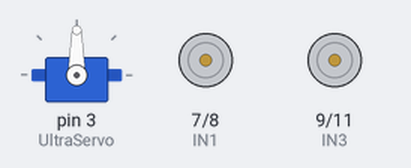
Simulated run of this sketch. Board: Arduino Uno, built with avr-gcc and run on an emulated ATmega328P. Parts: servo, motor-driver pin pairs drawn as motors (green arrow = first pin HIGH = forward, orange = second pin HIGH = backward, longer = more drive, scaled by the enable pin).

Above: at 2.05 s.
At 2.75 s:
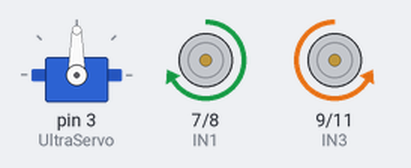
At 3.5 s:
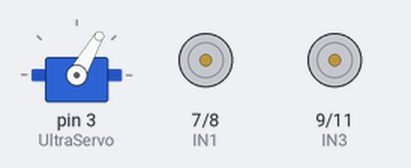
Timing chart, 0 to 5.5 s (numbered marks = the images above):
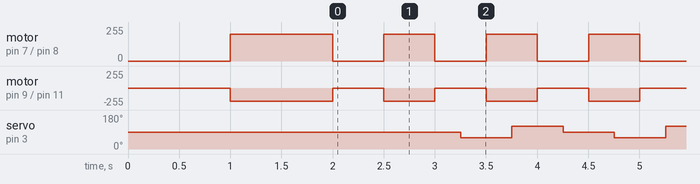

Measured:
- by itself, motor on pin 7 (IN1) / pin 8 (IN2): repeats every 1.0 s: stopped 0.50 s, forward 200/255 0.50 s
- by itself, motor on pin 9 (IN3) / pin 11 (IN4): repeats every 1.0 s: stopped 0.50 s, backward 200/255 0.50 s
- by itself, servo on pin 3 (UltraServo): repeats every 1.5 s: 120° 0.50 s, 90° 0.50 s, 60° 0.50 s

The sketch:

TEST_DELAY.ino
```cpp
#define ENA 6
#define ENB 5
#define IN1 7
#define IN2 8
#define IN3 9
#define IN4 11

#include <Servo.h>
#include <MultiTasker.h>
unsigned long previousMillis = 0;        // will store last time LED was updated
unsigned long interval = 1000;           // interval at which to blink (milliseconds)
MultiTasker tasker;
Servo UltraServo;

bool goingBW = false;
void bw(){
  analogWrite (ENA, 200);
  analogWrite (ENB, 200);
  digitalWrite(IN1, HIGH); //left motors forward = true
  digitalWrite(IN2, LOW); //left motors backward = false
  digitalWrite(IN3, LOW); //rightmotors backward = false
  digitalWrite(IN4, HIGH); //rightmotors forward = true
}
void stopcar(){
analogWrite (ENA, 0);
  analogWrite (ENB, 0);
  digitalWrite(IN1, LOW); //left motors forward
  digitalWrite(IN2, LOW); //left motors backward
  digitalWrite(IN3, LOW); //rightmotors backward
  digitalWrite(IN4, LOW); //rightmotors forward
  tasker.RegisterTask(&bw, 500UL);
  tasker.RegisterTask(&stopcar, 1000UL);
}
void ServoGo90() {
  UltraServo.write(90);
  tasker.RegisterTask(&ServoGo60, 500UL);
}
void ServoGo60() {
  UltraServo.write(60);
  tasker.RegisterTask(&ServoGo120, 500UL);
}
void ServoGo120() {
  UltraServo.write(120);
  tasker.RegisterTask(&ServoGo90, 500UL);
}
void setup() {
  Serial.begin(9600);
  pinMode(IN1, OUTPUT);
  pinMode(IN2, OUTPUT);
  pinMode(IN3, OUTPUT);
  pinMode(IN4, OUTPUT);
  pinMode(ENA, OUTPUT);
  pinMode(ENB, OUTPUT);

  UltraServo.attach(3);
  delay(1000);
  bw();
  delay(1000);
  stopcar();

  tasker.RegisterTask(&bw, 500UL);
  tasker.RegisterTask(&stopcar, 1000UL);
  tasker.RegisterTask(&ServoGo90, 750UL);

  //tasker.RegisterTask((void*)&[](){bw();}, 500UL);

}

void loop() {
  tasker.Distribute();
}
```
